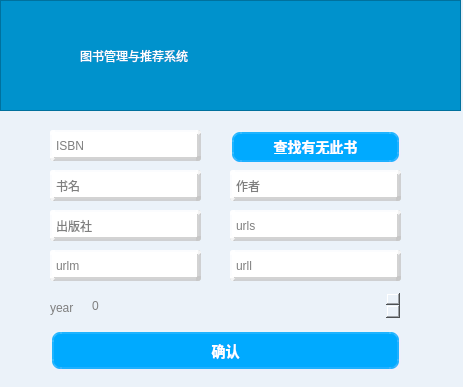
<?xml version="1.0" encoding="UTF-8"?>
<ui version="4.0">
 <class>book_change</class>
 <widget class="QWidget" name="book_change">
  <property name="geometry">
   <rect>
    <x>0</x>
    <y>0</y>
    <width>463</width>
    <height>387</height>
   </rect>
  </property>
  <property name="windowTitle">
   <string>Form</string>
  </property>
  <property name="styleSheet">
   <string notr="true">background-color: rgb(235, 242, 249);
</string>
  </property>
  <widget class="QPushButton" name="pushButton">
   <property name="geometry">
    <rect>
     <x>50</x>
     <y>330</y>
     <width>351</width>
     <height>41</height>
    </rect>
   </property>
   <property name="styleSheet">
    <string notr="true">QPushButton{
	font: 9pt &quot;微软雅黑&quot;;
     background-color: rgb(0, 170, 255);/*背景色*/
      border-style: outset;/*边框样式*/
     border-width: 4px;  /*边框宽度为4像素*/
     border-radius: 10px; /*边框圆角半径*/
     border-color: rgba(255, 225, 255, 30);/*边框颜色*/
     font: bold 14px;/*字体*/
         color:rgb(255, 255, 255);/*字体颜色*/
     padding: 6px; /*填衬*/
}

QPushButton:hover{ /*鼠标悬停在按钮上时*/
        background-color:rgb(12, 215, 255);
        border-color: rgb(12, 215, 255);
        color:rgba(0, 0, 0, 200);
}

QPushButton:pressed { /*按钮被按下时*/
     background-color:rgba(100,255,100, 200);
         border-color: rgba(255, 225, 255, 30);
     border-style: inset;
        color:rgba(0, 0, 0, 100);
}</string>
   </property>
   <property name="text">
    <string>确认</string>
   </property>
  </widget>
  <widget class="QPushButton" name="pushButton_2">
   <property name="geometry">
    <rect>
     <x>230</x>
     <y>130</y>
     <width>171</width>
     <height>34</height>
    </rect>
   </property>
   <property name="styleSheet">
    <string notr="true">QPushButton{
	font: 9pt &quot;微软雅黑&quot;;
     background-color: rgb(0, 170, 255);/*背景色*/
      border-style: outset;/*边框样式*/
     border-width: 4px;  /*边框宽度为4像素*/
     border-radius: 10px; /*边框圆角半径*/
     border-color: rgba(255, 225, 255, 30);/*边框颜色*/
     font: bold 14px;/*字体*/
         color:rgb(255, 255, 255);/*字体颜色*/
     padding: 6px; /*填衬*/
}

QPushButton:hover{ /*鼠标悬停在按钮上时*/
        background-color:rgb(12, 215, 255);
        border-color: rgb(12, 215, 255);
        color:rgba(0, 0, 0, 200);
}

QPushButton:pressed { /*按钮被按下时*/
     background-color:rgba(100,255,100, 200);
         border-color: rgba(255, 225, 255, 30);
     border-style: inset;
        color:rgba(0, 0, 0, 100);
}</string>
   </property>
   <property name="text">
    <string>查找有无此书</string>
   </property>
  </widget>
  <widget class="QLineEdit" name="lineEdit_8">
   <property name="geometry">
    <rect>
     <x>50</x>
     <y>130</y>
     <width>151</width>
     <height>31</height>
    </rect>
   </property>
   <property name="styleSheet">
    <string notr="true"> border-radius: 10px;
border-style: outset;/*边框样式*/
     border-width: 4px;  /*边框宽度为4像素*/
     border-radius: 3px; /*边框圆角半径*/
     border-color: rgb(198, 198, 198,198);/*边框颜色*/
background-color:rgb(255, 255, 255);
</string>
   </property>
   <property name="placeholderText">
    <string>ISBN</string>
   </property>
  </widget>
  <widget class="QLineEdit" name="lineEdit_2">
   <property name="geometry">
    <rect>
     <x>50</x>
     <y>170</y>
     <width>151</width>
     <height>31</height>
    </rect>
   </property>
   <property name="styleSheet">
    <string notr="true"> border-radius: 10px;
border-style: outset;/*边框样式*/
     border-width: 4px;  /*边框宽度为4像素*/
     border-radius: 3px; /*边框圆角半径*/
     border-color: rgb(198, 198, 198,198);/*边框颜色*/
background-color:rgb(255, 255, 255);
</string>
   </property>
   <property name="placeholderText">
    <string>书名</string>
   </property>
  </widget>
  <widget class="QLineEdit" name="lineEdit_3">
   <property name="geometry">
    <rect>
     <x>230</x>
     <y>170</y>
     <width>171</width>
     <height>31</height>
    </rect>
   </property>
   <property name="styleSheet">
    <string notr="true"> border-radius: 10px;
border-style: outset;/*边框样式*/
     border-width: 4px;  /*边框宽度为4像素*/
     border-radius: 3px; /*边框圆角半径*/
     border-color: rgb(198, 198, 198,198);/*边框颜色*/
background-color:rgb(255, 255, 255);
</string>
   </property>
   <property name="placeholderText">
    <string>作者</string>
   </property>
  </widget>
  <widget class="QLineEdit" name="lineEdit_7">
   <property name="geometry">
    <rect>
     <x>50</x>
     <y>210</y>
     <width>151</width>
     <height>31</height>
    </rect>
   </property>
   <property name="styleSheet">
    <string notr="true"> border-radius: 10px;
border-style: outset;/*边框样式*/
     border-width: 4px;  /*边框宽度为4像素*/
     border-radius: 3px; /*边框圆角半径*/
     border-color: rgb(198, 198, 198,198);/*边框颜色*/
background-color:rgb(255, 255, 255);
</string>
   </property>
   <property name="text">
    <string/>
   </property>
   <property name="placeholderText">
    <string>出版社</string>
   </property>
  </widget>
  <widget class="QLineEdit" name="lineEdit_4">
   <property name="geometry">
    <rect>
     <x>230</x>
     <y>210</y>
     <width>171</width>
     <height>31</height>
    </rect>
   </property>
   <property name="styleSheet">
    <string notr="true"> border-radius: 10px;
border-style: outset;/*边框样式*/
     border-width: 4px;  /*边框宽度为4像素*/
     border-radius: 3px; /*边框圆角半径*/
     border-color: rgb(198, 198, 198,198);/*边框颜色*/
background-color:rgb(255, 255, 255);
</string>
   </property>
   <property name="placeholderText">
    <string>urls</string>
   </property>
  </widget>
  <widget class="QLineEdit" name="lineEdit_5">
   <property name="geometry">
    <rect>
     <x>50</x>
     <y>250</y>
     <width>151</width>
     <height>31</height>
    </rect>
   </property>
   <property name="styleSheet">
    <string notr="true"> border-radius: 10px;
border-style: outset;/*边框样式*/
     border-width: 4px;  /*边框宽度为4像素*/
     border-radius: 3px; /*边框圆角半径*/
     border-color: rgb(198, 198, 198,198);/*边框颜色*/
background-color:rgb(255, 255, 255);
</string>
   </property>
   <property name="placeholderText">
    <string>urlm</string>
   </property>
  </widget>
  <widget class="QLineEdit" name="lineEdit_6">
   <property name="geometry">
    <rect>
     <x>230</x>
     <y>250</y>
     <width>171</width>
     <height>31</height>
    </rect>
   </property>
   <property name="styleSheet">
    <string notr="true"> border-radius: 10px;
border-style: outset;/*边框样式*/
     border-width: 4px;  /*边框宽度为4像素*/
     border-radius: 3px; /*边框圆角半径*/
     border-color: rgb(198, 198, 198,198);/*边框颜色*/
background-color:rgb(255, 255, 255);
</string>
   </property>
   <property name="placeholderText">
    <string>urll</string>
   </property>
  </widget>
  <widget class="QSpinBox" name="spinBox">
   <property name="geometry">
    <rect>
     <x>90</x>
     <y>290</y>
     <width>311</width>
     <height>31</height>
    </rect>
   </property>
   <property name="styleSheet">
    <string notr="true">border-style: outset;/*边框样式*/
 border-color: rgb(198, 198, 198,198);/*边框颜色*/
font: 9pt &quot;黑体&quot;;color: rgb(127, 127, 127);</string>
   </property>
   <property name="maximum">
    <number>3000</number>
   </property>
  </widget>
  <widget class="QLabel" name="label">
   <property name="geometry">
    <rect>
     <x>50</x>
     <y>300</y>
     <width>31</width>
     <height>16</height>
    </rect>
   </property>
   <property name="styleSheet">
    <string notr="true">color: rgb(127, 127, 127);</string>
   </property>
   <property name="text">
    <string>year</string>
   </property>
  </widget>
  <widget class="QGraphicsView" name="graphicsView_2">
   <property name="geometry">
    <rect>
     <x>0</x>
     <y>0</y>
     <width>461</width>
     <height>111</height>
    </rect>
   </property>
   <property name="styleSheet">
    <string notr="true">background-color: rgb(0, 146, 204);</string>
   </property>
  </widget>
  <widget class="QLabel" name="label_2">
   <property name="geometry">
    <rect>
     <x>80</x>
     <y>20</y>
     <width>341</width>
     <height>71</height>
    </rect>
   </property>
   <property name="styleSheet">
    <string notr="true">background-color: rgb(0, 146, 204);

font: 75 25pt &quot;华文琥珀&quot;;
color: rgb(255, 255, 255);</string>
   </property>
   <property name="text">
    <string>图书管理与推荐系统</string>
   </property>
  </widget>
 </widget>
 <resources/>
 <connections/>
</ui>
